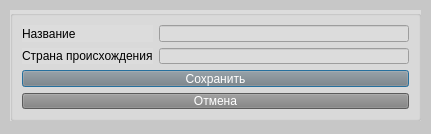
<?xml version="1.0" encoding="UTF-8"?>
<ui version="4.0">
 <class>ManufacturerDialog</class>
 <widget class="QDialog" name="ManufacturerDialog">
  <property name="geometry">
   <rect>
    <x>0</x>
    <y>0</y>
    <width>431</width>
    <height>134</height>
   </rect>
  </property>
  <property name="windowTitle">
   <string>Добавление производителя</string>
  </property>
  <property name="styleSheet">
   <string notr="true">background-color: rgb(199, 199, 199);
color: rgb(0, 0, 0);</string>
  </property>
  <widget class="QGroupBox" name="Group3">
   <property name="geometry">
    <rect>
     <x>10</x>
     <y>10</y>
     <width>411</width>
     <height>111</height>
    </rect>
   </property>
   <property name="styleSheet">
    <string notr="true">background-color: rgb(220, 220, 220);</string>
   </property>
   <layout class="QGridLayout" name="gridLayout">
    <item row="1" column="1">
     <widget class="QLineEdit" name="txtCountry"/>
    </item>
    <item row="0" column="1">
     <widget class="QLineEdit" name="txtName"/>
    </item>
    <item row="1" column="0">
     <widget class="QLabel" name="label_2">
      <property name="text">
       <string>Страна происхождения</string>
      </property>
     </widget>
    </item>
    <item row="0" column="0">
     <widget class="QLabel" name="label">
      <property name="text">
       <string>Название</string>
      </property>
     </widget>
    </item>
    <item row="2" column="0" colspan="2">
     <widget class="QPushButton" name="btnOk">
      <property name="styleSheet">
       <string notr="true">background-color: rgb(128, 128, 128);
color: rgb(255, 255, 255);</string>
      </property>
      <property name="text">
       <string>Сохранить</string>
      </property>
     </widget>
    </item>
    <item row="3" column="0" colspan="2">
     <widget class="QPushButton" name="btnCancel">
      <property name="styleSheet">
       <string notr="true">background-color: rgb(128, 128, 128);
color: rgb(255, 255, 255);</string>
      </property>
      <property name="text">
       <string>Отмена</string>
      </property>
     </widget>
    </item>
   </layout>
  </widget>
 </widget>
 <resources/>
 <connections/>
</ui>
